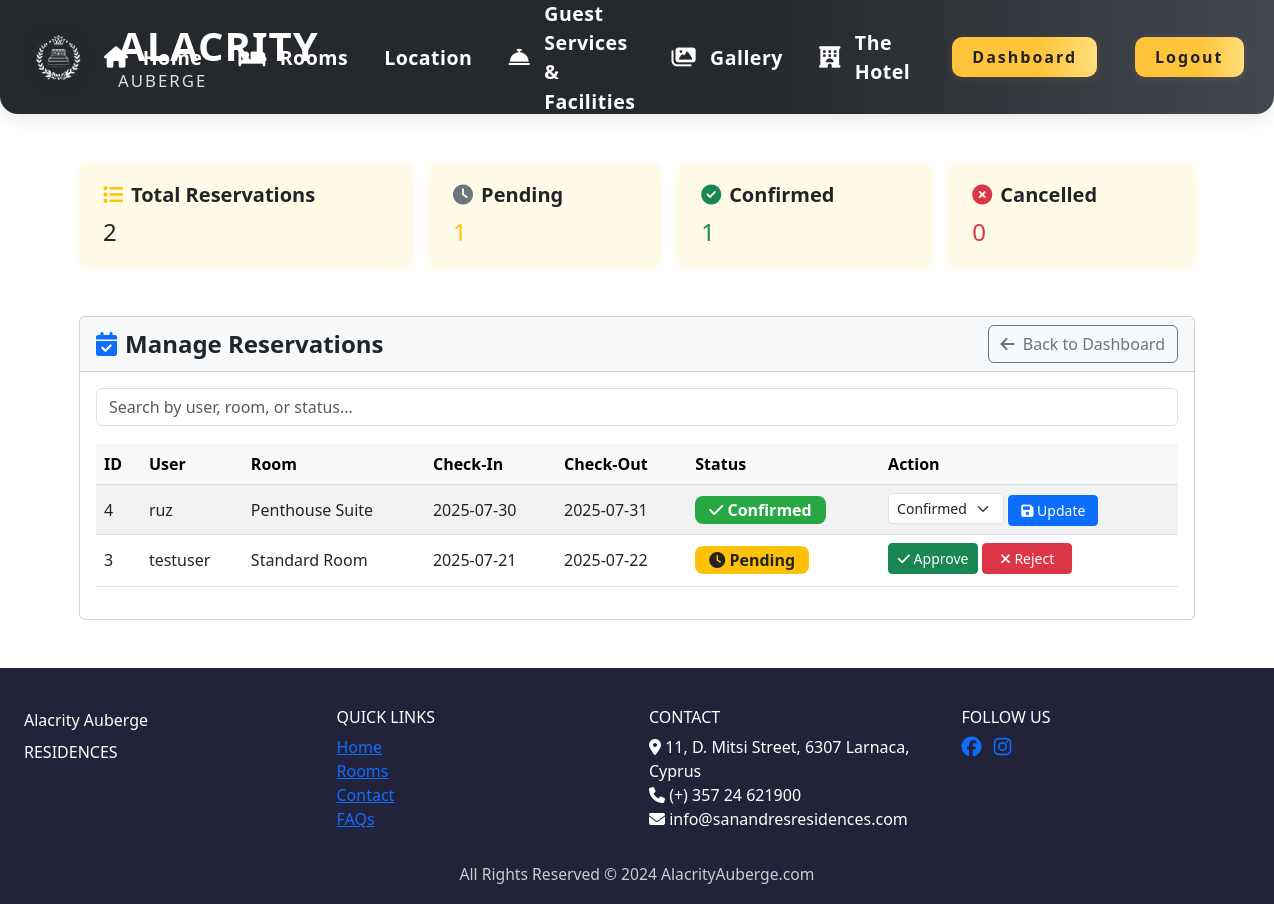
Screenshot of /manage_reservations.php (signed in) with the database file from the repository.
### tables this page shows
CREATE TABLE `reservations` (
  `id` int(10) UNSIGNED NOT NULL,
  `user_id` int(10) UNSIGNED NOT NULL,
  `room_id` int(10) UNSIGNED NOT NULL,
  `check_in_date` date NOT NULL,
  `check_out_date` date NOT NULL,
  `status` enum('pending','confirmed','cancelled') DEFAULT 'pending'
);

CREATE TABLE `users` (
  `id` int(10) UNSIGNED NOT NULL,
  `username` varchar(50) NOT NULL,
  `email` varchar(100) NOT NULL,
  `password` varchar(255) NOT NULL,
  `role` enum('admin','user') DEFAULT 'user',
  `created_at` timestamp NOT NULL DEFAULT current_timestamp(),
  `remember_token` varchar(255) DEFAULT NULL
);

CREATE TABLE `rooms` (
  `id` int(10) UNSIGNED NOT NULL,
  `name` varchar(100) NOT NULL,
  `description` text DEFAULT NULL,
  `price` decimal(10,2) DEFAULT NULL,
  `image_path` varchar(255) DEFAULT NULL,
  `status` enum('available','unavailable') DEFAULT 'available'
);

### manage_reservations.php (the view, shortened to what this page needs)
<?php
include 'config.php';
$sql = "SELECT r.id, u.username, rm.name AS room_name, r.check_in_date, r.check_out_date, r.status
        FROM reservations r
        JOIN users u ON r.user_id = u.id
        JOIN rooms rm ON r.room_id = rm.id
        ORDER BY r.id DESC";
$res = mysqli_query($conn, $sql);
$total = $pending = $confirmed = $cancelled = 0;
$res_summary = mysqli_query($conn, "SELECT status, COUNT(*) as cnt FROM reservations GROUP BY status");
while ($row = mysqli_fetch_assoc($res_summary)) {
    $total += $row['cnt'];
    if ($row['status'] == 'pending') $pending = $row['cnt'];
    if ($row['status'] == 'confirmed') $confirmed = $row['cnt'];
}
?>
<!DOCTYPE html>
<html lang="en">
<head>
    <link href="https://cdn.jsdelivr.net/npm/bootstrap@5.3.0/dist/css/bootstrap.min.css" rel="stylesheet">
    <link rel="stylesheet" href="https://cdnjs.cloudflare.com/ajax/libs/font-awesome/6.4.2/css/all.min.css">
    <link rel="stylesheet" href="navbar.css">
</head>
<body>
<?php include 'navbar.php'; ?>
<div class="container my-5">
    <div class="d-flex flex-wrap gap-3 align-items-center mb-4">
        <div class="summary-card flex-fill">
            <div class="fw-bold fs-5 mb-1"><i class="fa fa-list me-2 text-warning"></i>Total Reservations</div>
            <div class="fs-4"><?php echo $total; ?></div>
        </div>
        <div class="summary-card flex-fill">
            <div class="fw-bold fs-5 mb-1"><i class="fa fa-clock me-2 text-secondary"></i>Pending</div>
            <div class="fs-4 text-warning"><?php echo $pending; ?></div>
        </div>
        <div class="summary-card flex-fill">
            <div class="fw-bold fs-5 mb-1"><i class="fa fa-check-circle me-2 text-success"></i>Confirmed</div>
            <div class="fs-4 text-success"><?php echo $confirmed; ?></div>
        </div>
        <div class="summary-card flex-fill">
            <div class="fw-bold fs-5 mb-1"><i class="fa fa-times-circle me-2 text-danger"></i>Cancelled</div>
            <div class="fs-4 text-danger"><?php echo $cancelled; ?></div>
        </div>
    </div>
    <div class="card mb-4">
        <div class="card-header bg-light d-flex flex-wrap align-items-center justify-content-between">
            <div class="fw-bold fs-4"><i class="fa fa-calendar-check me-2 text-primary"></i>Manage Reservations</div>
            <a href="admin_dashboard.php" class="btn btn-outline-secondary"><i class="fa fa-arrow-left me-1"></i> Back to Dashboard</a>
        </div>
        <div class="card-body">
            <div class="mb-3">
                <input type="text" id="searchInput" class="form-control" placeholder="Search by user, room, or status...">
            </div>
            <div class="table-responsive">
                <table class="table table-striped align-middle" id="reservationsTable">
                    <thead class="table-light">
                        <tr>
                            <th>ID</th>
                            <th>User</th>
                            <th>Room</th>
                            <th>Check-In</th>
                            <th>Check-Out</th>
                            <th>Status</th>
                            <th>Action</th>
                        </tr>
                    </thead>
                    <tbody>
                        <?php while ($row = mysqli_fetch_assoc($res)): ?>
                        <tr>
                            <td><?php echo $row['id']; ?></td>
                            <td><?php echo htmlspecialchars($row['username']); ?></td>
                            <td><?php echo htmlspecialchars($row['room_name']); ?></td>
                            <td><?php echo $row['check_in_date']; ?></td>
                            <td><?php echo $row['check_out_date']; ?></td>
                            <td>
                                <?php if($row['status']=='pending'): ?>
                                    <span class="badge badge-status badge-pending"><i class="fa fa-clock"></i> Pending</span>
                                <?php elseif($row['status']=='confirmed'): ?>
                                    <span class="badge badge-status badge-confirmed"><i class="fa fa-check"></i> Confirmed</span>
                                <?php elseif($row['status']=='cancelled'): ?>
                                    <span class="badge badge-status badge-cancelled"><i class="fa fa-times"></i> Cancelled</span>
                                <?php else: ?>
                                    <span class="badge bg-secondary badge-status"><?php echo htmlspecialchars($row['status']); ?></span>
                                <?php endif; ?>
                            </td>
                            <td>
                                <?php if($row['status']=='pending'): ?>
                                    <form method="post" class="d-inline">
                                        <button type="submit" name="approve" class="btn btn-success btn-sm action-btn mb-1"><i class="fa fa-check"></i> Approve</button>
                                    </form>
                                    <form method="post" class="d-inline">
                                        <button type="submit" name="reject" class="btn btn-danger btn-sm action-btn mb-1"><i class="fa fa-times"></i> Reject</button>
                                    </form>
                                <?php else: ?>
                                    <form method="post" class="d-inline">
                                        <select name="status" class="form-select form-select-sm d-inline w-auto" style="display:inline-block;min-width:100px;">
                                            <option value="confirmed" <?php if($row['status']=='confirmed') echo 'selected'; ?>>Confirmed</option>
                                        </select>
                                        <button type="submit" name="update_status" class="btn btn-primary btn-sm action-btn"><i class="fa fa-save"></i> Update</button>
                                    </form>
                                <?php endif; ?>
                            </td>
                        </tr>
                        <?php endwhile; ?>
                    </tbody>
                </table>
            </div>
        </div>
    </div>
</div>
<?php include 'footer.php'; ?>
</body>
</html>

### navbar.php (shortened to what this page needs)
<nav class="navbar navbar-expand-lg navbar-dark">
  <div class="navbar-brand d-flex align-items-center">
    <img src="images/logorealnobg.png" alt="Alacrity Auberge Logo">
    <span class="brand-text ms-2">
      <span class="brand-title">ALACRITY</span>
      <span class="brand-subtitle">AUBERGE</span>
    </span>
  </div>
  <div class="collapse navbar-collapse" id="mainNavbar">
    <div class="navbar-center navbar-nav mx-auto">
      <ul class="navbar-nav ms-4 mb-2 mb-lg-0">
          <li class="nav-item">
              <a class="nav-link<?php if(basename($_SERVER['PHP_SELF'])=='index.php') echo ' active'; ?>" href="index.php"><i class="fa fa-home"></i> Home</a>
          </li>
          <li class="nav-item">
              <a class="nav-link<?php if(basename($_SERVER['PHP_SELF'])=='rooms.php') echo ' active'; ?>" href="rooms.php"><i class="fa fa-bed"></i> Rooms</a>
          </li>
          <li class="nav-item">
              <a class="nav-link<?php if(basename($_SERVER['PHP_SELF'])=='location.php') echo ' active'; ?>" href="location.php">Location</a>
          </li>
          <li class="nav-item">
              <a class="nav-link<?php if(basename($_SERVER['PHP_SELF'])=='guest_services.php') echo ' active'; ?>" href="guest_services.php"><i class="fa fa-concierge-bell"></i> Guest Services & Facilities</a>
          </li>
          <li class="nav-item">
              <a class="nav-link<?php if(basename($_SERVER['PHP_SELF'])=='gallery.php') echo ' active'; ?>" href="gallery.php"><i class="fa fa-images"></i> Gallery</a>
          </li>
          <li class="nav-item">
              <a class="nav-link" href="the_hotel.php"><i class="fa fa-hotel"></i> The Hotel</a>
          </li>
      </ul>
    </div>
    <div class="navbar-right ms-lg-3 d-flex align-items-center">
      <?php if (isset($_SESSION['user_id'])): ?>
        <?php if ($_SESSION['role'] === 'admin'): ?>
          <a class="nav-link" href="admin_dashboard.php">Dashboard</a>
        <?php else: ?>
          <a class="nav-link" href="user_dashboard.php">Dashboard</a>
        <?php endif; ?>
        <a class="nav-link" href="logout.php">Logout</a>
      <?php else: ?>
        <a class="nav-link" href="login.php">Login</a>
        <a class="nav-link" href="register.php">Register</a>
      <?php endif; ?>
    </div>
  </div>
</nav>

### footer.php
<footer style="width: 100%; margin: 0; padding: 40px 0 18px 0; background: #22223b; color: #fff;">
  <div class="container-fluid px-4">
    <div class="row">
      <div class="col-md-3 mb-3 mb-md-0">
        <div class="footer-logo mb-2">Alacrity Auberge</div>
        <div>RESIDENCES</div>
      </div>
      <div class="col-md-3 mb-3 mb-md-0">
        <h6>QUICK LINKS</h6>
        <ul class="list-unstyled">
          <li><a href="index.php">Home</a></li>
          <li><a href="rooms.php">Rooms</a></li>
          <li><a href="contact.php">Contact</a></li>
          <li><a href="faqs.php">FAQs</a></li>
        </ul>
      </div>
      <div class="col-md-3 mb-3 mb-md-0">
        <h6>CONTACT</h6>
        <ul class="list-unstyled">
          <li><i class="fa fa-map-marker-alt"></i> 11, D. Mitsi Street, 6307 Larnaca, Cyprus</li>
          <li><i class="fa fa-phone"></i> (+) 357 24 621900</li>
          <li><i class="fa fa-envelope"></i> info@sanandresresidences.com</li>
        </ul>
      </div>
      <div class="col-md-3">
        <h6>FOLLOW US</h6>
        <a href="#" class="me-2"><i class="fab fa-facebook fa-lg"></i></a>
        <a href="#"><i class="fab fa-instagram fa-lg"></i></a>
      </div>
    </div>
    <div class="text-center mt-3" style="font-size:0.98rem; color:#ccc;">All Rights Reserved © 2024 AlacrityAuberge.com</div>
  </div>
</footer>

### navbar.css (style rules this page uses)
.navbar { width: 100%; min-height: 110px; background: linear-gradient(90deg, rgba(19,22,26,0.92) 60%, rgba(34,40,49,0.85) 100%); backdrop-filter: blur(8px); display: flex; align-items: center; justify-content: space-between; padding: 16px 34px; box-shadow: 0 4px 18px rgba(0,0,0,0.10); border-radius: 0 0 18px 18px; position: sticky; top: 0; z-index: 1000; transition: background 0.3s, box-shadow 0.3s; }
.navbar-brand { display: flex; align-items: center; gap: 18px; font-size: 2.1rem; font-weight: bold; color: #fff; letter-spacing: 1px; border-radius: 8px; padding: 8px 12px 8px 0; background: none; box-shadow: none; min-width: 0; }
.navbar-brand img { height: 64px; width: 64px; object-fit: contain; margin-right: 0; border-radius: 12px; box-shadow: 0 2px 8px rgba(0,0,0,0.10); background: none; padding: 0; }
.navbar-brand .brand-text { display: flex; flex-direction: column; justify-content: center; line-height: 1.1; }
.navbar-brand .brand-title { font-size: 2.5rem; font-weight: 800; letter-spacing: 1px; }
.navbar-brand .brand-subtitle { font-size: 1.05rem; font-weight: 400; margin-top: 4px; letter-spacing: 2px; color: #fff; opacity: 0.85; }
.navbar-center { flex: 1; display: flex; justify-content: center; align-items: center; gap: 10px; }
.navbar-center .nav-link { font-size: 1.22rem; font-weight: 600; text-decoration: none; color: #fff; padding: 0 28px; height: 56px; display: flex; align-items: center; gap: 8px; border-radius: 24px; border: 2px solid transparent; background: none; transition: background 0.2s, color 0.2s, border 0.2s, box-shadow 0.2s; position: relative; margin: 0; }
.navbar-center .nav-link i { font-size: 1.1em; margin-right: 6px; }
.navbar-right { display: flex; align-items: center; gap: 10px; }
.navbar-right .nav-link, .navbar-right .btn { border: none; background: linear-gradient(90deg, #ffc43b 60%, #ffde7a 100%); color: #222 !important; border-radius: 10px; padding: 8px 20px; font-weight: 600; font-size: 1rem; box-shadow: 0 2px 8px rgba(255,196,59,0.10); margin-left: 8px; text-align: center; min-width: 90px; display: inline-block; transition: background 0.2s, color 0.2s, box-shadow 0.2s; }
body { padding-top: 0; }
.navbar a, .navbar button { color: #fff; font-weight: bold; margin: 0 20px; text-decoration: none; font-size: 18px; letter-spacing: 2px; }
.navbar-brand img { height: 48px; margin-right: 10px; }
.navbar-nav .nav-link { font-weight: 600; letter-spacing: 0.5px; margin: 0 8px; }

### manage_reservations.php (style rules this page uses)
.summary-card { background: #fffbe6; border-radius: 12px; box-shadow: 0 2px 8px rgba(255,196,59,0.08); padding: 18px 24px; margin-bottom: 24px; }
.badge-status { font-size: 1rem; padding: 6px 14px; border-radius: 8px; }
.badge-pending { background: #ffc107; color: #222; }
.badge-confirmed { background: #28a745; color: #fff; }
.action-btn { min-width: 90px; }
.table-responsive { margin-top: 18px; }

### rows the page displays
reservations: id "4", user.username "ruz", room.name "Penthouse Suite", check_in_date "2025-07-30", check_out_date "2025-07-31", shows "Confirmed", status "Confirmed"
reservations: id "3", user.username "testuser", room.name "Standard Room", check_in_date "2025-07-21", check_out_date "2025-07-22", status "pending" (drawn)

### other values shown
$total "2"
$pending "1"
$confirmed "1"
$cancelled "0"
